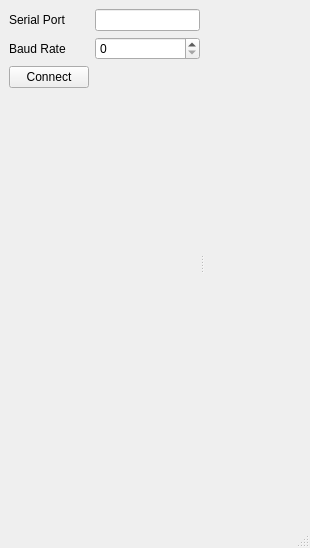
<?xml version="1.0" encoding="UTF-8"?>
<ui version="4.0">
 <class>MainWindow</class>
 <widget class="QMainWindow" name="MainWindow">
  <property name="geometry">
   <rect>
    <x>0</x>
    <y>0</y>
    <width>310</width>
    <height>548</height>
   </rect>
  </property>
  <property name="windowTitle">
   <string>MainWindow</string>
  </property>
  <widget class="QWidget" name="centralwidget">
   <layout class="QGridLayout" name="gridLayout">
    <item row="0" column="0">
     <widget class="QSplitter" name="splitter">
      <property name="orientation">
       <enum>Qt::Horizontal</enum>
      </property>
      <widget class="QWidget" name="Test" native="true">
       <property name="maximumSize">
        <size>
         <width>400</width>
         <height>16777215</height>
        </size>
       </property>
       <layout class="QGridLayout" name="gridLayout_2">
        <item row="0" column="0">
         <widget class="QLabel" name="label">
          <property name="text">
           <string>Serial Port</string>
          </property>
         </widget>
        </item>
        <item row="0" column="2">
         <widget class="QLineEdit" name="SerialPort">
          <property name="maximumSize">
           <size>
            <width>16777215</width>
            <height>16777215</height>
           </size>
          </property>
         </widget>
        </item>
        <item row="2" column="0" colspan="2">
         <widget class="QPushButton" name="connectButton">
          <property name="text">
           <string>Connect</string>
          </property>
         </widget>
        </item>
        <item row="1" column="2">
         <widget class="QSpinBox" name="BaudRate">
          <property name="maximum">
           <number>999999999</number>
          </property>
         </widget>
        </item>
        <item row="1" column="0">
         <widget class="QLabel" name="label_2">
          <property name="text">
           <string>Baud Rate</string>
          </property>
         </widget>
        </item>
        <item row="3" column="0" colspan="3">
         <spacer name="verticalSpacer">
          <property name="orientation">
           <enum>Qt::Vertical</enum>
          </property>
          <property name="sizeHint" stdset="0">
           <size>
            <width>191</width>
            <height>322</height>
           </size>
          </property>
         </spacer>
        </item>
       </layout>
      </widget>
      <widget class="PlotWidget" name="Plot" native="true"/>
     </widget>
    </item>
   </layout>
  </widget>
  <widget class="QMenuBar" name="menubar">
   <property name="geometry">
    <rect>
     <x>0</x>
     <y>0</y>
     <width>310</width>
     <height>30</height>
    </rect>
   </property>
  </widget>
  <widget class="QStatusBar" name="statusbar"/>
 </widget>
 <customwidgets>
  <customwidget>
   <class>PlotWidget</class>
   <extends>QWidget</extends>
   <header>pyqtgraph</header>
   <container>1</container>
  </customwidget>
 </customwidgets>
 <resources/>
 <connections/>
</ui>
